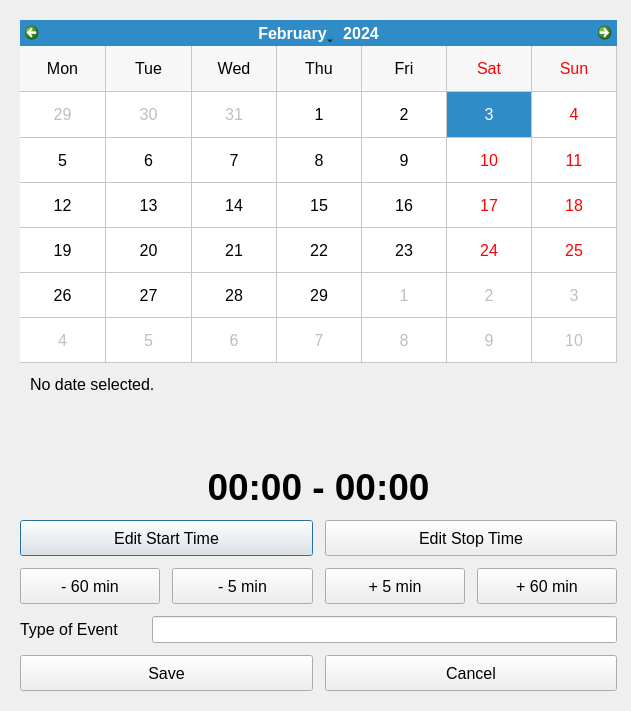
<?xml version="1.0" encoding="UTF-8"?>
<ui version="4.0">
 <class>BookingEditor</class>
 <widget class="QDialog" name="BookingEditor">
  <property name="geometry">
   <rect>
    <x>0</x>
    <y>0</y>
    <width>631</width>
    <height>711</height>
   </rect>
  </property>
  <property name="minimumSize">
   <size>
    <width>600</width>
    <height>400</height>
   </size>
  </property>
  <property name="font">
   <font>
    <pointsize>12</pointsize>
   </font>
  </property>
  <widget class="QWidget" name="verticalLayoutWidget">
   <property name="geometry">
    <rect>
     <x>20</x>
     <y>20</y>
     <width>597</width>
     <height>671</height>
    </rect>
   </property>
   <layout class="QVBoxLayout" name="verticalLayout">
    <property name="spacing">
     <number>12</number>
    </property>
    <item>
     <widget class="QCalendarWidget" name="calendarWidget">
      <property name="locale">
       <locale language="English" country="Germany"/>
      </property>
      <property name="selectedDate">
       <date>
        <year>2024</year>
        <month>2</month>
        <day>3</day>
       </date>
      </property>
      <property name="minimumDate">
       <date>
        <year>2024</year>
        <month>1</month>
        <day>1</day>
       </date>
      </property>
      <property name="maximumDate">
       <date>
        <year>2025</year>
        <month>1</month>
        <day>1</day>
       </date>
      </property>
      <property name="gridVisible">
       <bool>true</bool>
      </property>
      <property name="verticalHeaderFormat">
       <enum>QCalendarWidget::NoVerticalHeader</enum>
      </property>
      <property name="navigationBarVisible">
       <bool>true</bool>
      </property>
     </widget>
    </item>
    <item>
     <layout class="QHBoxLayout" name="bookingsOnSelectedDateLayout">
      <property name="leftMargin">
       <number>10</number>
      </property>
      <property name="rightMargin">
       <number>10</number>
      </property>
      <property name="bottomMargin">
       <number>0</number>
      </property>
      <item>
       <widget class="QLabel" name="bookingsOnSelectedDateLabel">
        <property name="minimumSize">
         <size>
          <width>0</width>
          <height>67</height>
         </size>
        </property>
        <property name="text">
         <string>No date selected.</string>
        </property>
        <property name="alignment">
         <set>Qt::AlignLeading|Qt::AlignLeft|Qt::AlignTop</set>
        </property>
       </widget>
      </item>
     </layout>
    </item>
    <item>
     <spacer name="verticalSpacer">
      <property name="orientation">
       <enum>Qt::Vertical</enum>
      </property>
      <property name="sizeType">
       <enum>QSizePolicy::Fixed</enum>
      </property>
      <property name="sizeHint" stdset="0">
       <size>
        <width>20</width>
        <height>12</height>
       </size>
      </property>
     </spacer>
    </item>
    <item>
     <widget class="QLabel" name="timeLabel">
      <property name="font">
       <font>
        <pointsize>28</pointsize>
        <bold>true</bold>
       </font>
      </property>
      <property name="text">
       <string>00:00 - 00:00</string>
      </property>
      <property name="alignment">
       <set>Qt::AlignCenter</set>
      </property>
     </widget>
    </item>
    <item>
     <layout class="QHBoxLayout" name="setTimesLayout">
      <property name="leftMargin">
       <number>0</number>
      </property>
      <property name="rightMargin">
       <number>0</number>
      </property>
      <property name="bottomMargin">
       <number>0</number>
      </property>
      <item>
       <widget class="QPushButton" name="setStartTimeButton">
        <property name="minimumSize">
         <size>
          <width>0</width>
          <height>36</height>
         </size>
        </property>
        <property name="text">
         <string>Edit Start Time</string>
        </property>
       </widget>
      </item>
      <item>
       <widget class="QPushButton" name="setStopTimeButton">
        <property name="minimumSize">
         <size>
          <width>0</width>
          <height>36</height>
         </size>
        </property>
        <property name="text">
         <string>Edit Stop Time</string>
        </property>
       </widget>
      </item>
     </layout>
    </item>
    <item>
     <layout class="QHBoxLayout" name="horizontalLayout_2">
      <item>
       <widget class="QPushButton" name="decreaseTimeBy60Button">
        <property name="minimumSize">
         <size>
          <width>0</width>
          <height>36</height>
         </size>
        </property>
        <property name="text">
         <string>- 60 min</string>
        </property>
       </widget>
      </item>
      <item>
       <widget class="QPushButton" name="decreaseTimeBy05Button">
        <property name="minimumSize">
         <size>
          <width>0</width>
          <height>36</height>
         </size>
        </property>
        <property name="text">
         <string>- 5 min</string>
        </property>
       </widget>
      </item>
      <item>
       <widget class="QPushButton" name="increaseTimeBy05Button">
        <property name="minimumSize">
         <size>
          <width>0</width>
          <height>36</height>
         </size>
        </property>
        <property name="text">
         <string>+ 5 min</string>
        </property>
       </widget>
      </item>
      <item>
       <widget class="QPushButton" name="increaseTimeBy60Button">
        <property name="minimumSize">
         <size>
          <width>0</width>
          <height>36</height>
         </size>
        </property>
        <property name="text">
         <string>+ 60 min</string>
        </property>
       </widget>
      </item>
     </layout>
    </item>
    <item>
     <layout class="QHBoxLayout" name="eventTypeLayout">
      <property name="leftMargin">
       <number>0</number>
      </property>
      <property name="rightMargin">
       <number>0</number>
      </property>
      <property name="bottomMargin">
       <number>0</number>
      </property>
      <item>
       <widget class="QLabel" name="eventTypeLabel">
        <property name="minimumSize">
         <size>
          <width>120</width>
          <height>0</height>
         </size>
        </property>
        <property name="text">
         <string>Type of Event</string>
        </property>
       </widget>
      </item>
      <item>
       <widget class="QLineEdit" name="eventTypeLineEdit">
        <property name="toolTip">
         <string>For instance, rehearsal, concert, exam, demo recording...</string>
        </property>
       </widget>
      </item>
     </layout>
    </item>
    <item>
     <layout class="QHBoxLayout" name="buttonsLayout">
      <property name="leftMargin">
       <number>0</number>
      </property>
      <property name="rightMargin">
       <number>0</number>
      </property>
      <property name="bottomMargin">
       <number>0</number>
      </property>
      <item>
       <widget class="QPushButton" name="saveButton">
        <property name="minimumSize">
         <size>
          <width>0</width>
          <height>36</height>
         </size>
        </property>
        <property name="text">
         <string>Save</string>
        </property>
       </widget>
      </item>
      <item>
       <widget class="QPushButton" name="cancelButton">
        <property name="minimumSize">
         <size>
          <width>0</width>
          <height>36</height>
         </size>
        </property>
        <property name="text">
         <string>Cancel</string>
        </property>
       </widget>
      </item>
     </layout>
    </item>
   </layout>
  </widget>
 </widget>
 <resources/>
 <connections/>
</ui>
